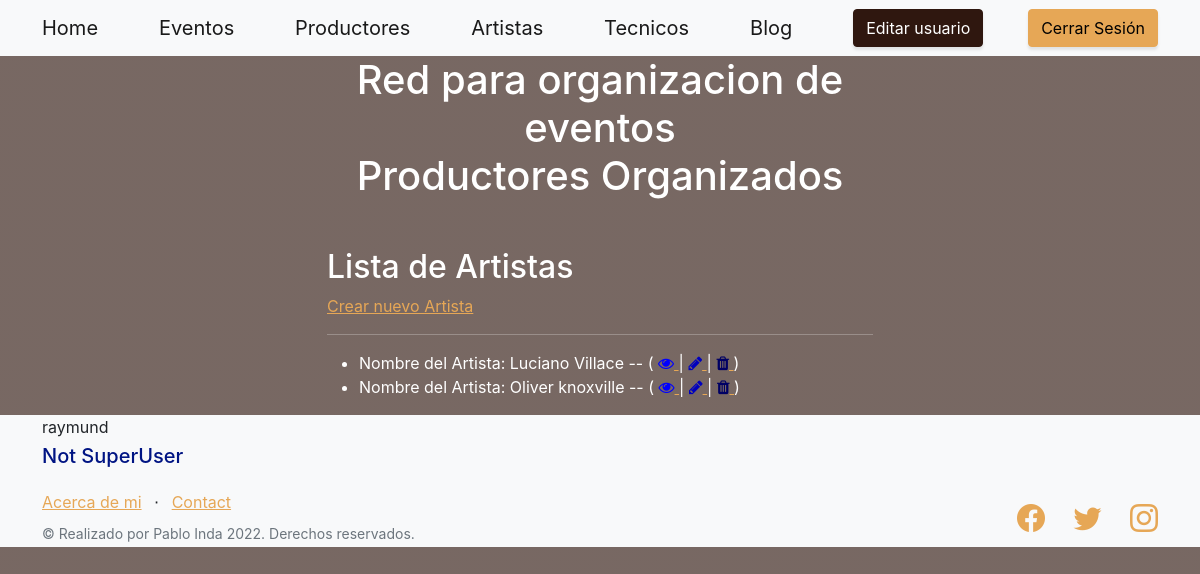
Screenshot of /artista/artista (signed in) with the database file from the repository.
### artista/models.py (models this page shows)
class Artista(models.Model):
    name = models.CharField(max_length=40)
    last_name = models.CharField(max_length=40)
    instrument = models.CharField(max_length=40)
    cuil = models.IntegerField()
    email = models.EmailField()
    def __str__(self):
        return f'Nombre del Artista: {self.name} {self.last_name} -- '

### artista/views.py (the view)
# urls.py: path('artista', views.ArtistaListView.as_view(), name='artista-list'),
class ArtistaListView(ListView):
    model = Artista
    template_name = "artista/artista_list.html"

### artista/templates/artista/artista_list.html
{% extends "home/index.html" %}
{% load static %}
{% block entregafinal_content %}
<h2>Lista de Artistas</h2>
{% if user.is_authenticated %}
<a class="card_custom" href="{% url 'artista:artista-add' %}">Crear nuevo Artista</a>
{% endif %}
<hr></hr>
<ul>
    {% for artista in artista_list %}
    <li>
        {{artista}}
        (
            <a href="{% url 'artista:artista-detail' artista.id %}">
                <i class="fa fa-eye" style="color: rgb(0, 0, 255);"> </i>
            </a>
        {% if user.is_authenticated %}
        |
        <a href="{% url 'artista:artista-update' artista.id %}">
            <i class="fa fa-pencil" style="color: rgb(0, 0, 190);"> </i>
        </a>
        |
        <a href="{% url 'artista:artista-delete' artista.id %}">
            <i class="fa fa-trash" style="color: rgb(0, 0, 100);"> </i>
        </a>
        {% endif %}
        )
    </li>
    {% endfor %}
</ul>
{% endblock %}

### home/templates/home/index.html (shortened to what this page needs)
<!DOCTYPE html>
<html lang="en">
    <head>
        {% load static %}
        <link href="https://cdn.jsdelivr.net/npm/bootstrap-icons@1.5.0/font/bootstrap-icons.css" rel="stylesheet" type="text/css" />
        <link href="{% static 'home/css/styles.css' %}" rel="stylesheet" />
        <link rel="stylesheet" href="https://cdnjs.cloudflare.com/ajax/libs/font-awesome/4.7.0/css/font-awesome.min.css">
    </head>
    <body>
        <nav class="navbar navbar-light bg-light static-top">
            <div class="container">
                <a class="navbar-brand" href="{% url 'home:main' %}">Home</a>
                <a class="navbar-brand" href="{% url 'evento:evento-list' %}">Eventos</a>
                {% if user.is_authenticated %}
                <a class="navbar-brand" href="{% url 'productor:productor-list' %}">Productores</a>
                <a class="navbar-brand" href="{% url 'artista:artista-list' %}">Artistas</a>
                <a class="navbar-brand" href="{% url 'tecnico:tecnico-list' %}">Tecnicos</a>
                <a class="navbar-brand" href="{% url 'blog:blog-list' %}">Blog</a>
                <a class="btn btn-secondary" href="{% url 'user:user-update' %}">Editar usuario</a>
                <a class="btn btn-primary" href="{% url 'user:user-logout' %}">Cerrar Sesión</a>
                {% else %}
                <a class="btn btn-primary" href="{% url 'user:user-login' %}">Iniciar Sesión</a>
                {% endif %}
            </div>
        </nav>
        <header class="masthead">
            <div class="container position-relative">
                <div class="row justify-content-center">
                    <div class="col-xl-6">
                        <div class="text-center text-white">
                            <h1 class="mb-5">Red para organizacion de eventos <br> Productores Organizados</h1>
                            <div class="text-lg-start text-white">
                                {% block entregafinal_content %}
                                {% endblock %}
                            </div>
                        </div>
                    </div>
                </div>
            </div>
        </header>
        <footer class="footer bg-light">
            <div class="container">
                {{request.user.username}}
                {% if user.is_superuser %}
                    <h5><p style="color: rgb(0, 20, 131)" >SuperUser</p></h5>
                {% else %}
                    <h5><p style="color: rgb(0, 20, 131)" >Not SuperUser</p></h5>
                {%endif%}
            </div>
            <div class="container">
                <div class="row">
                    <div class="col-lg-6 h-100 text-center text-lg-start my-auto">
                        <ul class="list-inline mb-2">
                            <li class="list-inline-item"><a href="{% url 'home:about' %}">Acerca de mi</a></li>
                            <li class="list-inline-item">⋅</li>
                            <li class="list-inline-item"><a href="mailto:redscare.ar@gmail.com">Contact</a></li>
                        </ul>
                        <p class="text-muted small mb-4 mb-lg-0">&copy; Realizado por Pablo Inda 2022. Derechos reservados.</p>
                    </div>
                    <div class="col-lg-6 h-100 text-center text-lg-end my-auto">
                        <ul class="list-inline mb-0">
                            <li class="list-inline-item me-4">
                                <a href="https://www.facebook.com/pablo.inda/"><i class="bi-facebook fs-3"></i></a>
                            </li>
                            <li class="list-inline-item me-4">
                                <a href="https://twitter.com/Redscare_ar"><i class="bi-twitter fs-3"></i></a>
                            </li>
                            <li class="list-inline-item">
                                <a href="https://www.instagram.com/poli.redscare/"><i class="bi-instagram fs-3"></i></a>
                            </li>
                        </ul>
                    </div>
                </div>
            </div>
        </footer>
    </body>
</html>

### rows the page displays
Artista: name+last_name "Nombre del Artista: Luciano Villace --"
Artista: name+last_name "Nombre del Artista: Oliver knoxville --"

### other values shown
{{ request.user.username }} "raymund"
